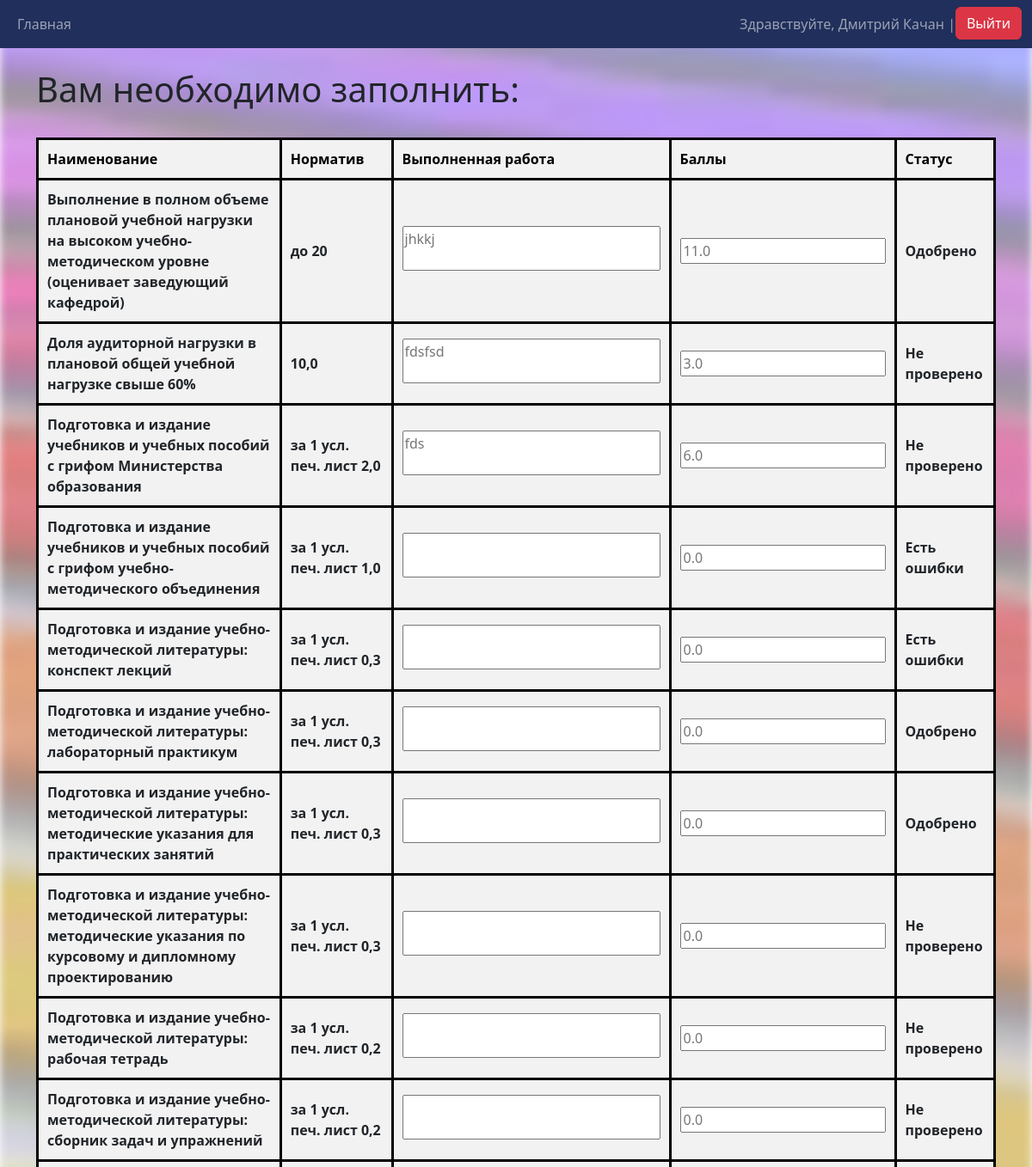
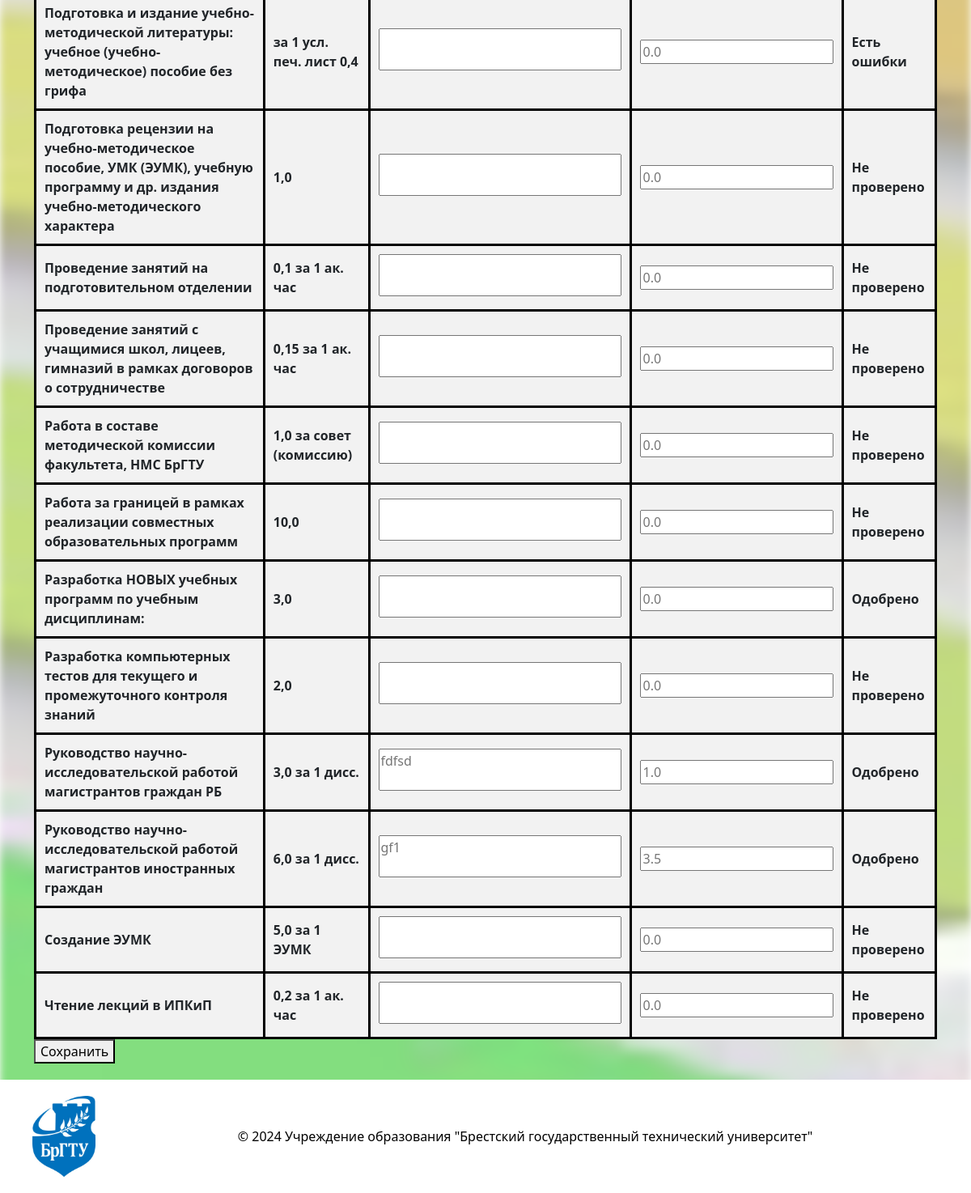
The page / (signed in) on the database as committed earlier (2 pictures, top to bottom).
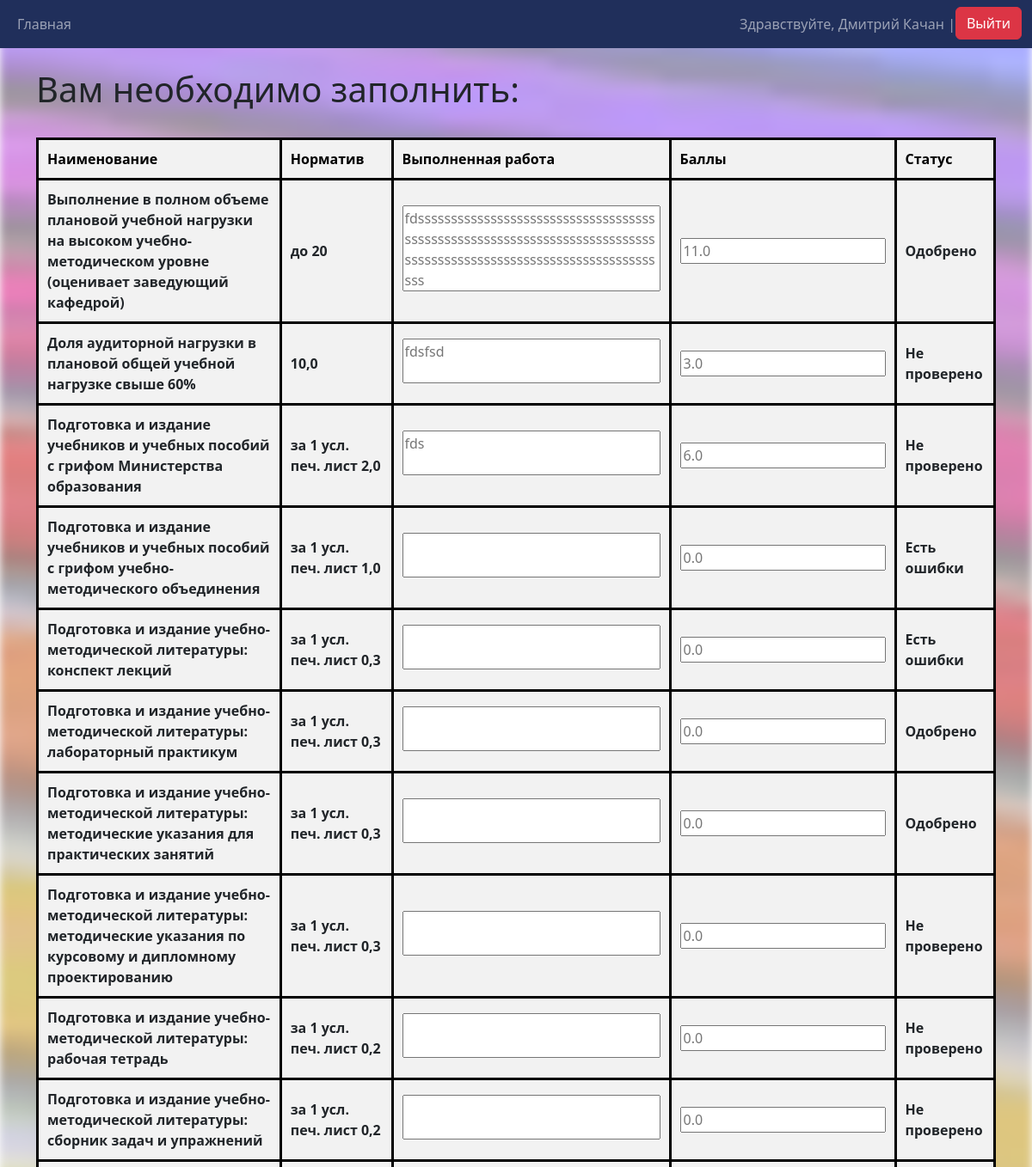
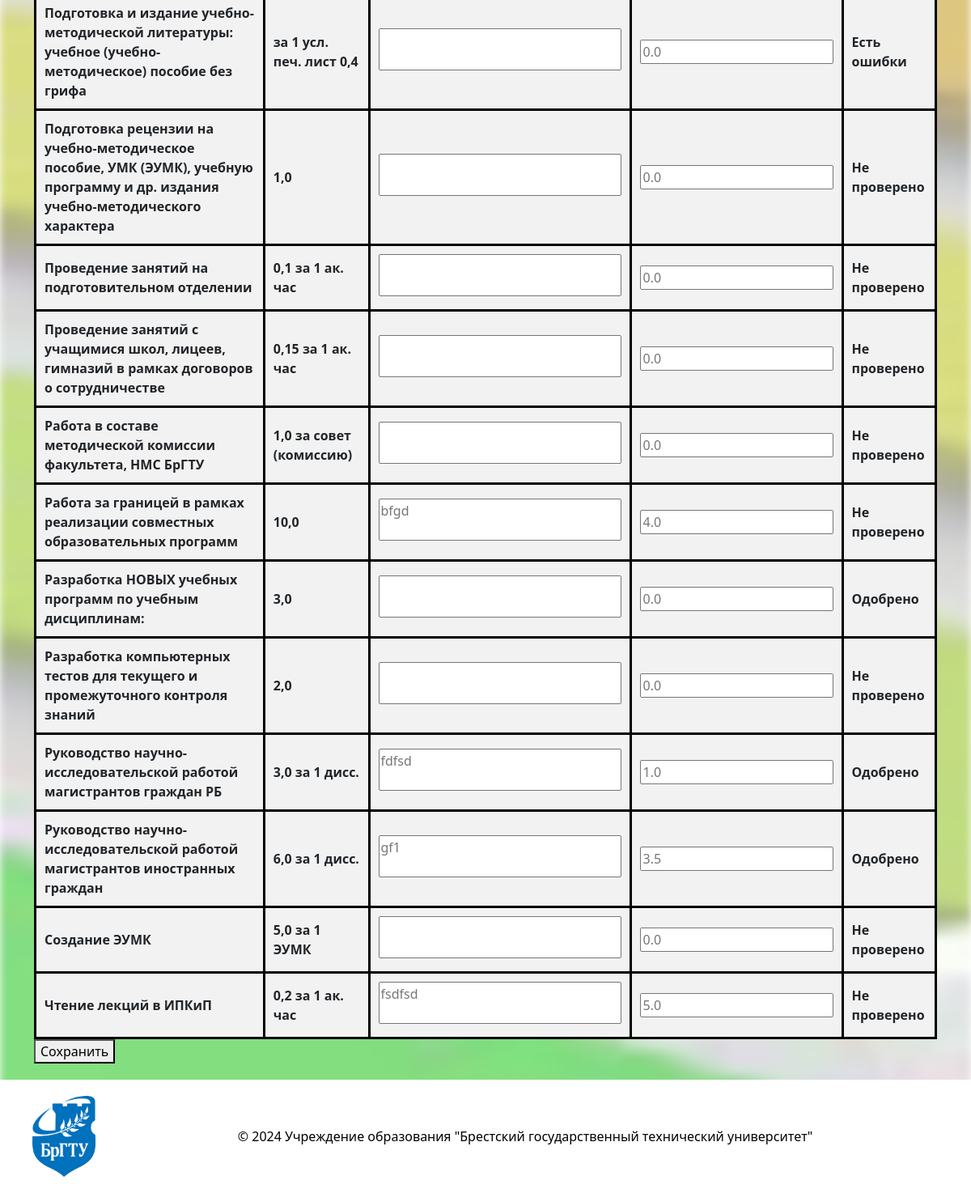
The same page on the database as committed later (2 pictures, top to bottom).
### main_app/models.py (models this page shows, shortened)
class Grading(models.Model):
    STATUS_CHOICES = [
        ('not_checked', 'Не проверено'),
        ('approved', 'Одобрено'),
        ('has_errors', 'Есть ошибки'),
    ]
    user = models.ForeignKey(Profile, verbose_name='Юзер', on_delete=models.CASCADE)
    used_standard = models.ForeignKey(Criteria, verbose_name='Наименование работ', on_delete=models.PROTECT)
    work_done = models.CharField(verbose_name='Выполненная работа', max_length=400, blank=True)
    rating = models.FloatField(verbose_name='Баллы', default=0.0)
    status = models.CharField(
        verbose_name='Статус',
        max_length=20,
        choices=STATUS_CHOICES,
        default='not_checked',
    )
    class Meta:
        constraints = [
            models.UniqueConstraint(fields=['user', 'used_standard'], name='unique_user_data')
        ]
        verbose_name = 'Выполненные работы'
        verbose_name_plural = 'Выполненные работы'

class Profile(models.Model):
    user = models.OneToOneField(User, verbose_name='Юзер', on_delete=models.CASCADE)
    teaching_cathedras = models.ManyToManyField(Cathedras, verbose_name='Кафедры', blank=True)
    ratings = models.FloatField(verbose_name='Рейтинг', default=0.0)
    class Meta:
        verbose_name = 'Работники'
        verbose_name_plural = 'Работники'

class Criteria(models.Model):
    title = models.CharField(verbose_name='Наименование работ', max_length=200, blank=False)
    standard_in_points = models.CharField(verbose_name='Норматив в баллах', max_length=30, blank=False)
    table_title = models.ForeignKey(Table, verbose_name='Таблица', on_delete=models.PROTECT, null=True, blank=True)
    class Meta:
        verbose_name = 'Работы и нормативы'
        verbose_name_plural = 'Работы и нормативы'
    def __str__(self):
        return self.title

### main_app/views.py (the view)
# urls.py: path('', views.home_page, name='home'),
def home_page(request):
    if request.user.is_authenticated:
        user_object = request.user
        sort_by = request.GET.get('sort_by', 'used_standard__title')  # 'used_standard__title' will be default sort
        order = request.GET.get('order', 'asc')
        order_stage = int(request.GET.get('order_stage', 1))
        if order_stage > 2:
            order_stage = 0
        sort_field = {
            'name': 'used_standard__title',
            'normative': 'used_standard__standard_in_points',
            'work_done': 'work_done',
            'points': 'rating',
            'responsible': 'user__user__username',
            'faculty': 'user__teaching_cathedras__owning_faculty__faculty',
            'status': 'status'
        }.get(sort_by, 'used_standard__title')  # If the field is not found, the default sorting is by job title
        if order == 'desc':
            sort_field = '-' + sort_field
        if models.Inspectors.objects.filter(user=user_object).exists():
            info = info_table.InfoTable(user_object)
            info.user_role = 'Inspector'
            info.set_controlled_faculties()
            info.find_controlled_users()
            info.sort_all_controlled_gradings(sort_field, order_stage)
        elif models.Profile.objects.filter(user=user_object).exists():
            info = info_table.InfoTable(user_object)
            info.user_role = 'Teacher'
            info.sort_all_self_gradins(sort_field, order_stage)
        else:
            info = info_table.InfoTable(user_object)
            info.user_role = 'None'
        context = {
            'info': info,
            'status_choices': models.Grading.STATUS_CHOICES,
            'current_order': 'asc' if order == 'desc' else 'desc',  # Change the order for the next click
            'current_stage': order_stage
        }
        return render(request, 'main/home.html', context)
    else:
        return redirect('login')

### main_app/info_table.py (called while the page is built)
    def sort_all_self_gradins(self,  sort_field: str, order_stage: int = 1) -> None:
        if sort_field == 'status' or sort_field == '-status':
            profile = models.Profile.objects.get(user=self.user)
            self.sorted_gradings = (
                models.Grading.objects.filter(user=profile)
                .annotate(status_order=self.set_status_order(order_stage))
                .order_by('status_order')
            )
        else:
            profile = models.Profile.objects.get(user=self.user)
            self.sorted_gradings = (models.Grading.objects.filter(user=profile).
                                                        order_by(sort_field).distinct())

### templates/main/home.html (shortened to what this page needs)
{% extends 'main/base.html' %}
{% block content %}
<div class="users_info">
    {% if info.user_role == 'Teacher' and info.sorted_gradings|length > 0 %}
    <br>
    <h1>Вам необходимо заполнить:</h1>
    <br>
    {% include 'main/output.html' %}
    {% elif info.user_role == 'Inspector' %}
    <br>
    <h1>Вам необходимо проверить:</h1>
    <br>
    {% include 'main/output.html' %}
    {% elif info.user_role == 'Teacher' and info.sorted_gradings|length == 0 %}
    <br>
    <h1>На данный момент записей для Вас нет.</h1>
    <br>
    {% else %}
    <br>
    <h1>Ошибка. У вас не настроена роль. Обратитесь к администратору.</h1>
    <br>
    {% endif %}
</div>
{% endblock %}

### templates/main/output.html (shortened to what this page needs)
{% load static %}
<link rel="stylesheet" href="{% static 'css/style.css' %}">
<form method="POST" action="{% url 'save-form' %}">
    <table border="3">
        <tr>
            <th><a href="?sort_by=name&order={{ current_order }}">Наименование</a></th>
            <th><a href="?sort_by=normative&order={{ current_order }}">Норматив</a></th>
            <th><a href="?sort_by=work_done&order={{ current_order }}">Выполненная работа</a></th>
            <th><a href="?sort_by=points&order={{ current_order }}">Баллы</a></th>
            <th><a href="?sort_by=status&order_stage={{ current_stage|add:1 }}">Статус</a></th>
        </tr>
        {% if info.user_role == 'Teacher' %}
            {% for table in info.sorted_gradings %}
            <tr>
                <th>{{ table.used_standard }}</th>
                <th>{{ table.used_standard.standard_in_points }}</th>
                <th><textarea
                        name="work_done-!SePaRaToR!-{{ table.user.user.username }}-!SePaRaToR!-{{ table.used_standard }}"
                        placeholder="{{ table.work_done }}"></textarea></th>
                <th><input type="number"
                           name="points-!SePaRaToR!-{{ table.user.user.username }}-!SePaRaToR!-{{ table.used_standard }}"
                           placeholder="{{ table.rating }}"
                           step="0.01"></th>
                <th>{{ table.get_status_display }}</th>
            </tr>
            {% endfor %}
    {% endif %}
    </table>
    <button type="submit">Сохранить</button>
</form>

Rows that differ between the two databases and show on the page:
changed Grading "до 20": user.user.username "jhkkj" → "fdsssssssssssssssssssssssssssssssssssssssssssssssssssssssssssssssssssssssssssssssssssssssssssssssssssssssssssssssssss"
changed Grading "Работа за границей в рамках реализации совместных образовательных программ": user.user.username (not shown) → "bfgd"; rating "0.0" → "4.0"
changed Grading "Чтение лекций в ИПКиП": user.user.username (not shown) → "fsdfsd"; rating "0.0" → "5.0"
